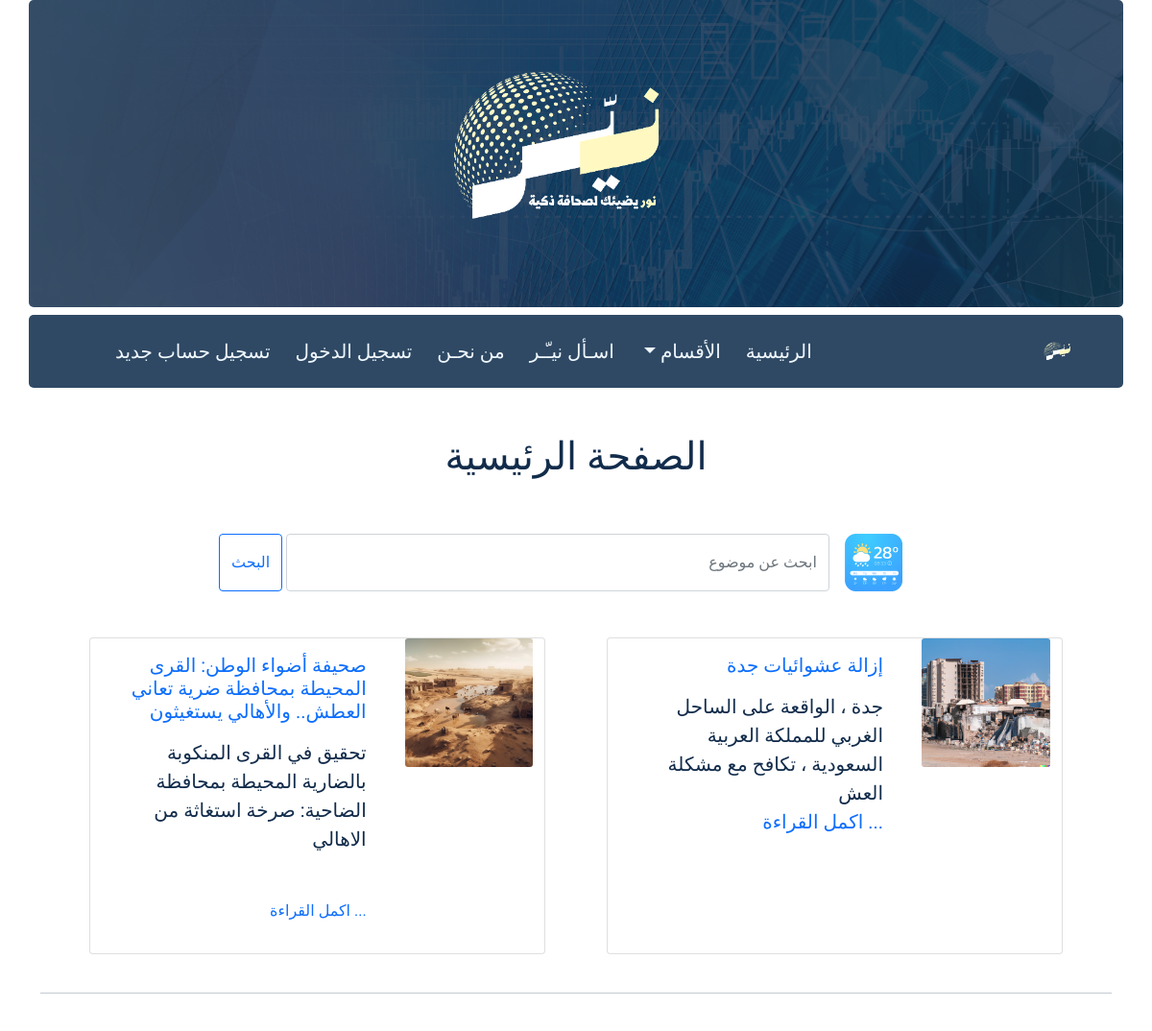
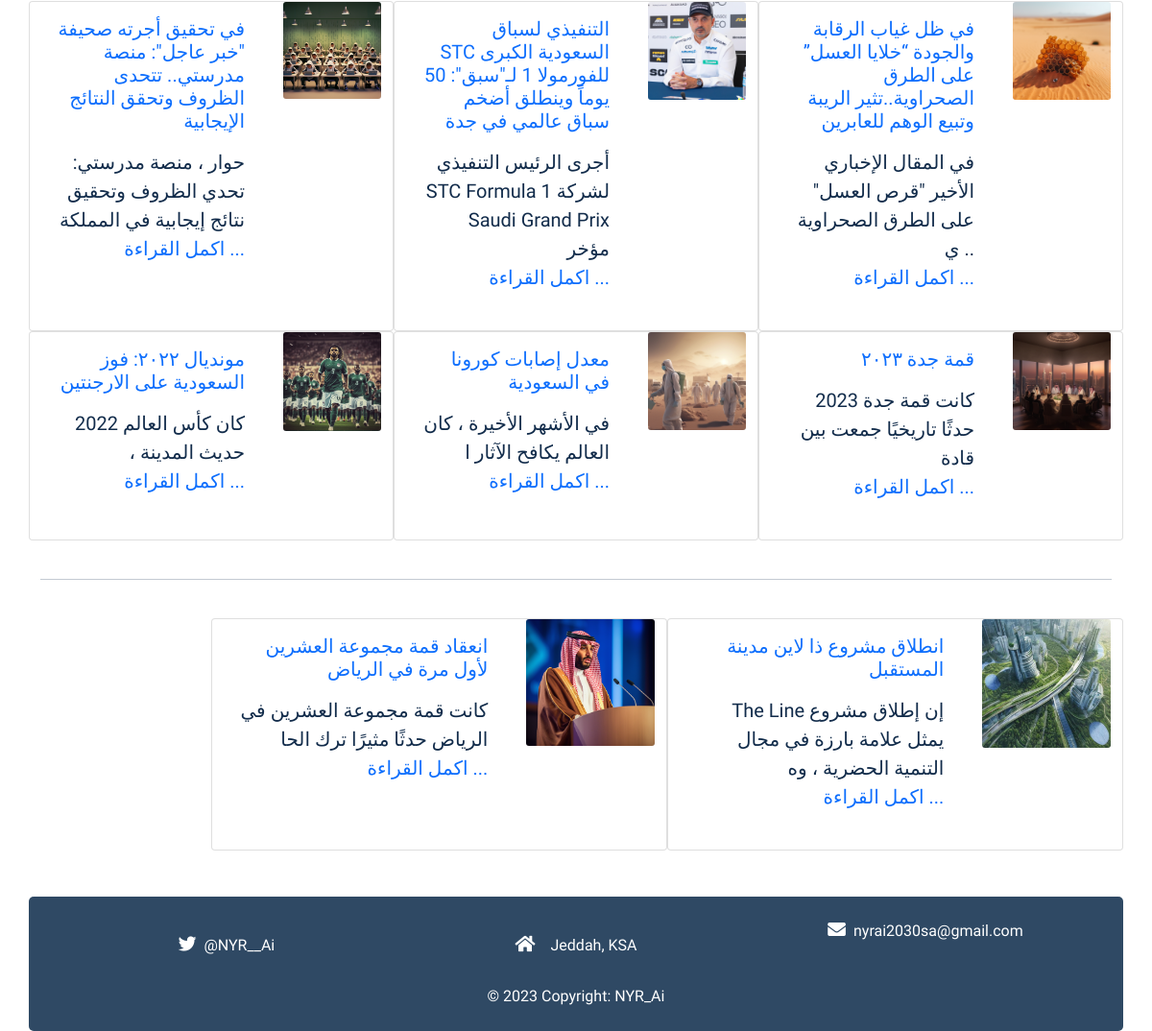
The page / on the database its author committed (2 pictures, top to bottom).
### app/models.py (models this page shows)
class Article(db.Model):
    __tablename__ = 'article'
    id          = db.Column(db.Integer, primary_key=True)
    is_approved = db.Column(db.Boolean, default=False)
    title       = db.Column(db.Text, nullable=False)
    content     = db.Column(db.Text, nullable=False)
    category_id = db.Column(db.Integer, db.ForeignKey('category.id'), nullable=False)
    author_id   = db.Column(db.Integer, db.ForeignKey('user.id'))
    image       = db.Column(db.String(255), nullable=True, default='none')
    audio       = db.Column(db.String(255), nullable=True, default='none')
    created_at  = db.Column(db.DateTime, default=datetime.utcnow, nullable=False)
    comments = db.relationship('Comment', backref='article', cascade='delete', lazy=True)

### app/main_routes.py (the view)
@app.route("/")
def index():
     header_subjects = Article.query.filter(
          Article.is_approved==True
          ).order_by(
          Article.created_at.desc()
          ).limit(2).all()
     rest_subjects = Article.query.filter(
          Article.is_approved==True
          ).order_by(
          Article.created_at.desc()
          ).offset(2).limit(6).all()
     end_subjects = Article.query.filter(
          Article.is_approved==True
          ).order_by(
          Article.created_at.desc()
          ).offset(8).limit(2).all()
     return render_template(
          "main/index.html",
          header_subjects=header_subjects,
          rest_subjects=rest_subjects,
           end_subjects=end_subjects
             )

### app/admin_routes.py (called while the page is built)
def get_categories():
    categories = Category.query.all()
    return categories

@app.context_processor
def inject_categories():
    return dict(get_categories=get_categories)

### app/templates/main/index.html (shortened to what this page needs)
{% extends "base.html"%}
{% block content %}
<div class="container">
  <h1 class="mt-5 mb-5 text-center fs-1">الصفحة الرئيسية</h1>
  <div class="container d-flex justify-content-evenly mb-5 ">
     <form class="d-flex mt-2 me-5 col-12 col-sm-12 col-md-8" method="get" action="{{url_for("search")}}">
      <img class="ms-2" src="{{ url_for('static', filename='img/weather.png')}}" width="60" alt="">
        <input class="form-control me-2 text-color-white" type="search" placeholder="ابحث عن موضوع" name="q">
        <button class="btn btn-outline-primary me-1 ms-3" type="submit">البحث</button>
    </form>
</div>
  <div class="row d-flex justify-content-evenly mt-5">
    {% for sub in header_subjects %}
          <div class="card col-12  col-sm-12 col-md-6 col-xl-5 col-xxl-6  ">
              <div class="row no-gutters">
              <div class=" col-md-4  ">
                  <img src="
                  {% if sub.image != 'none' %}
                  {{ url_for('static', filename='img/uploads/' ~ sub.image) }}
                  {% else %}
                  {{url_for('static', filename='img/default_sub.jpg')}}
                  {% endif %}
                  " class="card-img"  alt="صورة">
              </div>
              <div class="col-md-8">
                  <div class="card-body">
                      <h5 class="card-title"><a class="text-decoration-none" href="
                        {{url_for("show_one_subject",sub_id=sub.id)}}">{{ sub.title }}</a></h5>
                      <p class="card-text">
                        {{ sub.content[0:111] | safe}}<br><a class='text-decoration-none'
                         href="{{url_for("show_one_subject",sub_id=sub.id)}}">... اكمل القراءة </a>
                      </p>
                  </div>
              </div>
              </div>
          </div>
    {% endfor %}
  </div>
  <br>
  <hr>
  <br>
    <div class="row d-flex justify-content-evenly ">
      {% for sub in rest_subjects %}
                  <div class="card col-12  col-sm-12 col-md-6 col-xl-4 col-xxl-4 ">
                      <div class="row no-gutters">
                      <div class=" col-md-4  ">
                          <img src="
                          {% if sub.image != 'none' %}
                          {{ url_for('static', filename='img/uploads/' ~ sub.image) }}
                          {% else %}
                          {{url_for('static', filename='img/default_sub.jpg')}}
                          {% endif %}" class="card-img"  alt="صورة">
                      </div>
                      <div class="col-md-8">
                          <div class="card-body">
                              <h5 class="card-title"><a class="text-decoration-none" href="{{url_for("show_one_subject",sub_id=sub.id)}}">{{ sub.title }}</a></h5>
                              <p class="card-text">{{ sub.content[0:86] | safe}}<br><a href ='{{url_for("show_one_subject",sub_id=sub.id)}}' class="text-decoration-none">... اكمل القراءة </a></p>
                          </div>
                      </div>
                      </div>
          </div>
      {% endfor %}
      </div>
      <br>
      <hr>
      <br>
      <div class="row">
        {% for sub in end_subjects %}
              <div class="card col-12  col-sm-12 col-md-6 col-xl-5 col-xxl-6  ">
                  <div class="row no-gutters">
                  <div class=" col-md-4  ">
                      <img src="
                      {% if sub.image != 'none' %}
                      {{ url_for('static', filename='img/uploads/' ~ sub.image) }}
                      {% else %}
                      {{url_for('static', filename='img/default_sub.jpg')}}
                      {% endif %}
                      " class="card-img"  alt="صورة">
                  </div>
                  <div class="col-md-8">
                      <div class="card-body">
                          <h5 class="card-title"><a class="text-decoration-none" href="{{url_for("show_one_subject",sub_id=sub.id)}}">{{ sub.title }}</a></h5>
                          <p class="card-text">{{ sub.content[0:111] | safe}}<br><a class="text-decoration-none" href="{{url_for("show_one_subject",sub_id=sub.id)}}">... اكمل القراءة </a></p>
                      </div>
                  </div>
                  </div>
              </div>
        {% endfor %}
      </div>
</div>
{% endblock %}

### app/templates/base.html (shortened to what this page needs)
<!DOCTYPE html>
<html lang="en">
<head>
    <link rel="stylesheet" href="https://cdnjs.cloudflare.com/ajax/libs/font-awesome/5.15.3/css/all.min.css">
    <link rel="stylesheet" href="{{ url_for('static', filename='css/bootstrap.min.css') }}">
    <link rel="stylesheet" href="{{ url_for('static', filename='css/main.css') }}">
</head>
<body>
    {% include "partials/header.html"%}
    {% include "partials/navbar.html"%}
    {% block content %}
    {% endblock %}
    {% include "partials/footer.html" %}
</body>
</html>

### app/templates/partials/header.html
<div class="p-5 bg-primary text-white text-center header mb-2 container" >
</div>

### app/templates/partials/navbar.html (shortened to what this page needs)
<nav class=" navbar navbar-expand-lg navbar-dark bg-dark sticky-top container" >
    <div class="container-fluid ms-5">
      <a class="navbar-brand" href="{{url_for("index")}}"><img src="{{ url_for('static', filename='img/brand-logo.png')}}" width="50" alt=""> </a>
      <div class="collapse navbar-collapse" id="navbarSupportedContent">
        <ul class="navbar-nav me-auto mb-2 mb-lg-0">
          <li class="nav-item">
            <a class="nav-link active" aria-current="page" href="{{url_for("index")}}">الرئيسية</a>
          </li>
          <li class="nav-item dropdown">
            <a class="nav-link dropdown-toggle" href="#" id="navbarDropdown" role="button" data-bs-toggle="dropdown" aria-expanded="false">
              الأقسام
            </a>
          </li>
          <li class="nav-item">
            <a class="nav-link" href="{{url_for("chatbot")}}"> اسـأل نيـّـر</a>
          </li>
          <li class="nav-item">
            <a class="nav-link" href="{{ url_for('about') }}"> من نحـن </a>
          </li>
        {% if not 'user' in session %}
          <li class="nav-item">
            <a class="nav-link" href="{{ url_for("login") }}">تسجيل الدخول </a>
          </li>
          <li class="nav-item">
            <a class="nav-link" href="{{ url_for("signup") }}">تسجيل حساب جديد</a>
          </li>
        {% endif %}
        </ul>
      </div>
    </div>
  </nav>

### app/templates/partials/footer.html
<footer class="mt-2">
        <div class=" container mt-5 p-4 bg-dark text-white text-center footer">
            <div class="contacts">
                <div class="email col-12 col-sm-12 col-md-4 col-lg-4 col-xl-4">
                    <span class="ms-2">nyrai2030sa@gmail.com</span><i class="fas fa-envelope"></i>
                </div>
                <div class="place col-12 col-sm-12 col-md-4 col-lg-4 col-xl-4">
                    <span>Jeddah, KSA</span><i class="fas fa-home me-3 "></i>
                </div>
                <div class="twitter col-12 col-sm-12 col-md-4 col-lg-4 col-xl-4">
                    <a href="https://twitter.com/nyr__ai?s=21&t=Cvq75MOsWa8kFGwm8DnpTg" target="_blank" rel="noopener noreferrer">
                        <span class="ms-2">NYR__Ai@</span><i class="fab fa-twitter"></i>
                    </a>
                </div>
            </div>
            <div class="copy-right">
                © 2023 Copyright: NYR_Ai
            </div>
        </div>
</footer>

### app/static/css/main.css (style rules this page uses)
html { height: 100%; }
body { direction: rtl; font-family: 'Tajawal', sans-serif; color: #122C4B; position: relative; min-height: 100%; }
.header { background-color: #2F4964 !important; background-image: url("../img/header.png"); background-size:cover; background-position: center; border-radius: 5px; height: 40vh; }
.navbar { border-radius: 5px; }
.navbar.navbar-dark { font-size: 15pt; background-color: #2F4964 !important; }
.navbar .nav-item { margin-left: 10px; }
.navbar-dark .navbar-nav .nav-link { color: aliceblue !important; }
.footer { background-color: #2F4964 !important; border-radius: 5px; position: inherit; bottom: 0; right: 0; left: 0; display: flex; flex-direction: column; justify-content: space-evenly; flex-wrap: wrap; }
.footer i { font-size: 14pt; }
.footer a { color: white; text-decoration: none; }
.copy-right { direction: ltr; margin-top: 20px; }
.footer .contacts { display: flex; flex-direction: row; justify-content: space-around; }
.place { margin-top: 15px; }
.twitter { margin-top: 15px; }

### rows shown on the page
Article: image (picture), title "إزالة عشوائيات جدة", content "جدة ، الواقعة على الساحل الغربي للمملكة العربية السعودية ، تكافح مع مشكلة العش"
Article: image (picture), title "صحيفة أضواء الوطن: القرى المحيطة بمحافظة ضرية تعاني العطش.. والأهالي يستغيثون", content "تحقيق في القرى المنكوبة بالضارية المحيطة بمحافظة الضاحية: صرخة استغاثة من الاهالي"
Article: image (picture), title "في ظل غياب الرقابة والجودة “خلايا العسل” على الطرق الصحراوية..تثير الريبة وتبيع الوهم للعابرين", content "في المقال الإخباري الأخير \"قرص العسل\" على الطرق الصحراوية .. ي"
Article: image (picture), title "التنفيذي لسباق السعودية الكبرى STC للفورمولا 1 لـ\"سبق\": 50 يوماً وينطلق أضخم سباق عالمي في جدة", content "أجرى الرئيس التنفيذي لشركة STC Formula 1 Saudi Grand Prix مؤخر"
Article: image (picture), title "في تحقيق أجرته صحيفة \"خبر عاجل\": منصة مدرستي.. تتحدى الظروف وتحقق النتائج الإيجابية", content "حوار ، منصة مدرستي: تحدي الظروف وتحقيق نتائج إيجابية في المملكة"
Article: image (picture), title "قمة جدة ٢٠٢٣", content "كانت قمة جدة 2023 حدثًا تاريخيًا جمعت بين قادة"
Article: image (picture), title "معدل إصابات كورونا في السعودية", content "في الأشهر الأخيرة ، كان العالم يكافح الآثار ا"
Article: image (picture), title "مونديال ٢٠٢٢: فوز السعودية على الارجنتين", content "كان كأس العالم 2022 حديث المدينة ،"
Article: image (picture), title "انطلاق مشروع ذا لاين مدينة المستقبل", content "إن إطلاق مشروع The Line يمثل علامة بارزة في مجال التنمية الحضرية ، وه"
Article: image (picture), title "انعقاد قمة مجموعة العشرين لأول مرة في الرياض", content "كانت قمة مجموعة العشرين في الرياض حدثًا مثيرًا ترك الحا"
